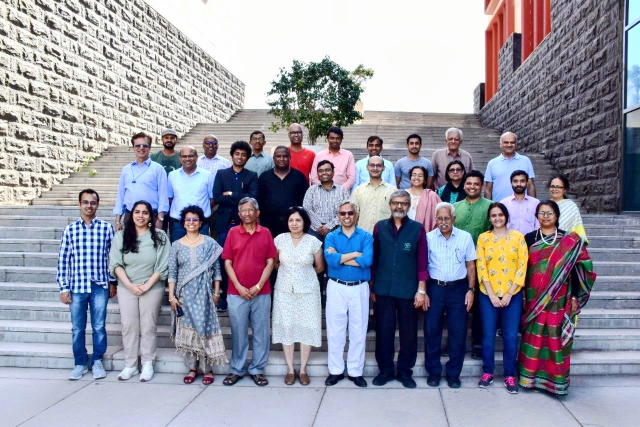
#> input picture Plaksha_Faculty.jpg, 1280 x 854 px, found by its file name (shown at 1/2 size)
$ jupyter execute 'Lab 5-Spring 2026.ipynb'
#> lines starting #> are read from the running program, lines starting #| are printed output that depends on the picture; after the words box and inside, x2 and y2 are one past the last pixel; in counts of white or black regions, pixels touching at a corner belong together
[cell 1]
import cv2
import numpy as np
import matplotlib.pyplot as plt
from sklearn.cluster import KMeans
from scipy.spatial import distance
from matplotlib.offsetbox import OffsetImage, AnnotationBbox

[cell 2]
# Read the image
img = cv2.imread("plaksha_Faculty.jpg")
#> img is the input picture: shape (854, 1280, 3); mean B, G, R 162.4, 149, 149.2

# Convert to grayscale
gray_img = cv2.cvtColor(img, cv2.COLOR_BGR2GRAY)
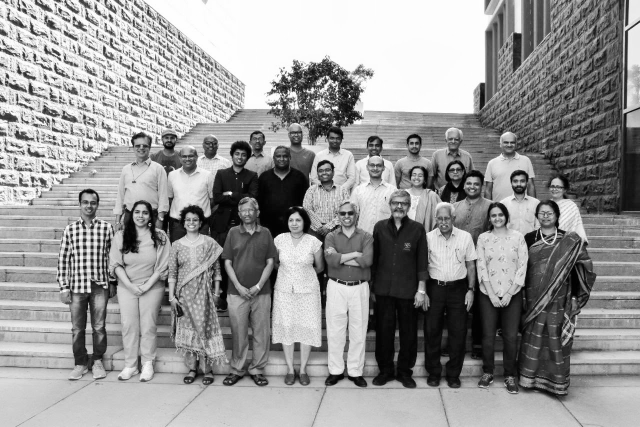
#> gray_img: shape (854, 1280) (shown at 1/2 size); min 0, max 255, mean 150.6

# Load Haar cascade
cascade_path = cv2.data.haarcascades
cascade_file = "haarcascade_frontalface_default.xml"
full_path = cascade_path + cascade_file
face_cascade = cv2.CascadeClassifier(full_path)

# Detect faces
faces_rect = face_cascade.detectMultiScale(
    gray_img,
    1.05,
    4,
    minSize=(25, 25),
    maxSize=(50, 50)
)
#> faces_rect = 30 rows, first 6: [322, 263, 33, 33], [654, 265, 31, 31], [500, 266, 30, 30], [892, 267, 31, 31], [409, 277, 28, 28], [812, 274, 34, 34]

# Draw rectangles
text = "Face"
font = cv2.FONT_HERSHEY_SIMPLEX
font_scale = 0.5
font_color = (0, 0, 255)
font_thickness = 1

for (x, y, w, h) in faces_rect:
    start_point = (x, y)
    end_point = (x + w, y + h)
    cv2.rectangle(img, start_point, end_point, (0, 0, 255), 2)

    text_position = (x, y - 5)
    cv2.putText(
        img,
        text,
        text_position,
        font,
        font_scale,
        font_color,
        font_thickness
    )
#> this loop made 30 passes
#> (x, y, w, h, end_point, text_position) on passes 1 to 12: (322, 263, 33, 33, (355, 296), (322, 258)), (654, 265, 31, 31, (685, 296), (654, 260)), (500, 266, 30, 30, (530, 296), (500, 261)), (892, 267, 31, 31, (923, 298), (892, 262)), (409, 277, 28, 28, (437, 305), (409, 272)), (812, 274, 34, 34, (846, 308), (812, 269)), (464, 296, 33, 33, (497, 329), (464, 291)), (632, 328, 34, 34, (666, 362), (632, 323)), (819, 337, 33, 33, (852, 370), (819, 332)), (570, 426, 39, 39, (609, 465), (570, 421)), (576, 253, 32, 32, (608, 285), (576, 248)), (1003, 273, 32, 32, (1035, 305), (1003, 268))
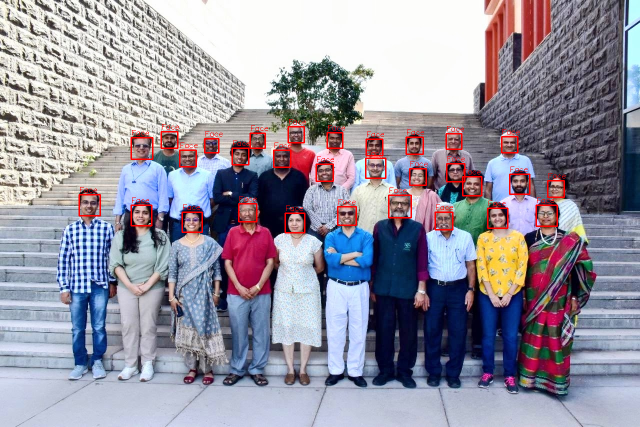
#> img: shape (854, 1280, 3) (shown at 1/2 size); 1.39% of pixels changed, all inside (x1, y1, x2, y2) = (157, 238, 1131, 467)

face_count = len(faces_rect)
#> face_count = 30
window_text = "Total number of face detected are " + str(face_count)
#> window_text = 'Total number of face detected are 30'
cv2.imshow(window_text, img)
cv2.waitKey(0)
cv2.destroyAllWindows()

[cell 3]
# Convert the image from BGR to HSV
img_hsv = cv2.cvtColor(img, cv2.COLOR_BGR2HSV)
#> img_hsv: shape (854, 1280, 3); mean H, S, V 85.8, 70.5, 173.5

# Lists to store features and face images
hue_saturation = []
face_images = []

# Extract face region features (Hue and Saturation)
for (x, y, w, h) in faces_rect:
    face = img_hsv[y:y + h, x:x + w]

    hue = np.mean(face[:, :, 0])
    saturation = np.mean(face[:, :, 1])

    hue_saturation.append((hue, saturation))
    face_images.append(face)
#> this loop made 30 passes
#> (x, y, w, h, hue, saturation) on passes 1 to 12: (322, 263, 33, 33, 59.29, 121.7), (654, 265, 31, 31, 50.4, 133.1), (500, 266, 30, 30, 34.12, 118.3), (892, 267, 31, 31, 81.31, 108.2), (409, 277, 28, 28, 108, 121.1), (812, 274, 34, 34, 62.79, 116.9), (464, 296, 33, 33, 42.56, 134.3), (632, 328, 34, 34, 81.22, 114.8), (819, 337, 33, 33, 36.69, 114.4), (570, 426, 39, 39, 55.81, 115.3), (576, 253, 32, 32, 78.22, 99.11), (1003, 273, 32, 32, 51.71, 106.9)
#> after the loop, face_images = 30 items; hue_saturation = 30 pairs, first value 23.14 to 120.8, second value 80.77 to 134.3

# Convert list to numpy array
hue_saturation = np.array(hue_saturation)

# Perform k-Means clustering
kmeans = KMeans(n_clusters=2)
kmeans.fit(hue_saturation)

# Create a figure and axis
fig, ax = plt.subplots(figsize=(12, 6))

# Plot the clustered faces with custom markers
for i, (x, y, w, h) in enumerate(faces_rect):
    resized_face = cv2.resize(face_images[i], (20, 20))
    rgb_face = cv2.cvtColor(resized_face, cv2.COLOR_HSV2RGB)

    im = OffsetImage(rgb_face)
    ab = AnnotationBbox(
        im,
        (hue_saturation[i, 0], hue_saturation[i, 1]),
        frameon=False,
        pad=0
    )

    ax.add_artist(ab)
    plt.plot(hue_saturation[i, 0], hue_saturation[i, 1])
#> this loop made 30 passes
#> (x, y, w, h) on passes 1 to 12: (322, 263, 33, 33), (654, 265, 31, 31), (500, 266, 30, 30), (892, 267, 31, 31), (409, 277, 28, 28), (812, 274, 34, 34), (464, 296, 33, 33), (632, 328, 34, 34), (819, 337, 33, 33), (570, 426, 39, 39), (576, 253, 32, 32), (1003, 273, 32, 32)
#> pass 1, `rgb_face = cv2.cvtColor(resized_face, cv2.COLOR_HSV2RGB)`:
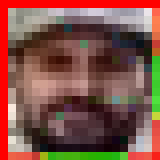
#> rgb_face: shape (20, 20, 3) (shown 8 times larger); mean R, G, B 128.4, 82.8, 71.5
#> after the loop:
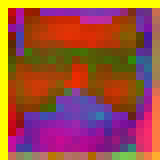
#> resized_face: shape (20, 20, 3) (shown 8 times larger); mean of channels 0, 1, 2 64.7, 81.5, 156; drawn as B, G, R
#> after the loop:
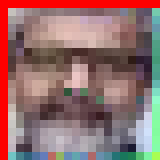
#> rgb_face: shape (20, 20, 3) (shown 8 times larger); mean R, G, B 146.5, 110.6, 108.8

# Labels and title
plt.xlabel("Hue")
plt.ylabel("Saturation")
plt.title("Face clustering using Hue and Saturation")
plt.grid(True)

# Show the plot
plt.show()
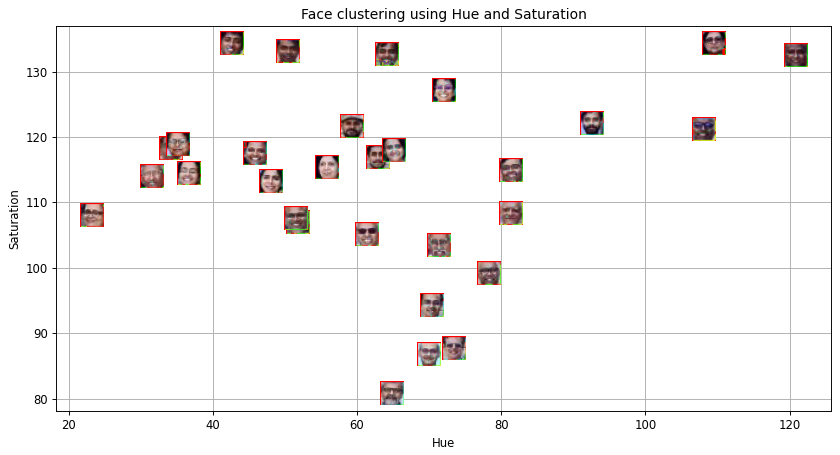
#> figure drawn by matplotlib, 1 panel

[cell 4]
# Create an empty list to store legend labels
legend_labels = []

# Create lists to store points for each cluster
cluster_0_points = []
cluster_1_points = []

# Scatter plot setup
fig, ax = plt.subplots(figsize=(12, 6))

for i, (x, y, w, h) in enumerate(faces_rect):
    if kmeans.labels_[i] == 0:
        cluster_0_points.append((hue_saturation[i, 0], hue_saturation[i, 1]))
    else:
        cluster_1_points.append((hue_saturation[i, 0], hue_saturation[i, 1]))
#> after the loop, cluster_0_points = [(59.29, 121.7), (50.4, 133.1), (34.12, 118.3), (62.79, 116.9), (42.56, 134.3), (36.69, 114.4), (55.81, 115.3), (51.71, 106.9), (64.15, 132.7), (45.8, 117.5), (23.14, 108), (31.55, 113.9), (48.03, 113.2), (51.53, 107.6), (61.3, 105.1), (65.06, 117.9), (35.11, 118.8)]; cluster_1_points = [(81.31, 108.2), (108, 121.1), (81.22, 114.8), (78.22, 99.11), (120.8, 132.5), (109.4, 134.3), (72, 127.1), (69.96, 86.68), (92.49, 122), (70.27, 94.28), (71.27, 103.4), (73.39, 87.63), (64.75, 80.77)]

# Convert lists to numpy arrays
cluster_0_points = np.array(cluster_0_points)
#> cluster_0_points = 17 rows, first 8: [59.29, 121.7], [50.4, 133.1], [34.12, 118.3], [62.79, 116.9], [42.56, 134.3], [36.69, 114.4], [55.81, 115.3], [51.71, 106.9]

# Plot points for cluster 0 in green
plt.scatter(
    cluster_0_points[:, 0],
    cluster_0_points[:, 1],
    c="green",
    label="Cluster 0"
)

cluster_1_points = np.array(cluster_1_points)
#> cluster_1_points = 13 rows, first 8: [81.31, 108.2], [108, 121.1], [81.22, 114.8], [78.22, 99.11], [120.8, 132.5], [109.4, 134.3], [72, 127.1], [69.96, 86.68]

# Plot points for cluster 1 in blue
plt.scatter(
    cluster_1_points[:, 0],
    cluster_1_points[:, 1],
    c="blue",
    label="Cluster 1"
)

# Calculate centroids
centroid_0 = np.mean(cluster_0_points, axis=0)
#> centroid_0 = [48.18, 117.4]
centroid_1 = np.mean(cluster_1_points, axis=0)
#> centroid_1 = [84.09, 108.6]

# Plot centroids
plt.scatter(
    centroid_0[0],
    centroid_0[1],
    marker="X",
    s=200,
    c="green",
    label="Centroid 0"
)

plt.scatter(
    centroid_1[0],
    centroid_1[1],
    marker="X",
    s=200,
    c="blue",
    label="Centroid 1"
)

# Labels, title, legend, grid
plt.xlabel("Hue")
plt.ylabel("Saturation")
plt.title("Scatter plot of face clusters using Hue and Saturation")
plt.legend()
plt.grid(True)

# Show the plot
plt.show()

[cell 5]
## Read the class of the template image 'Dr_Shashi_Tharoor.jpg' using cv2 and store it in template_img
template_img = cv2.imread("Dr_Shashi_Tharoor.jpg")
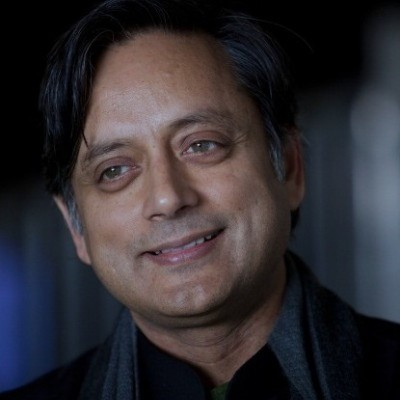
#> input picture Dr_Shashi_Tharoor.jpg, 400 x 400 px
#> template_img is the input picture: shape (400, 400, 3); mean B, G, R 49.8, 45.4, 49.1

# Detect face in the template image after converting it to gray and store it in template_faces
template_gray = cv2.cvtColor(template_img, cv2.COLOR_BGR2GRAY)
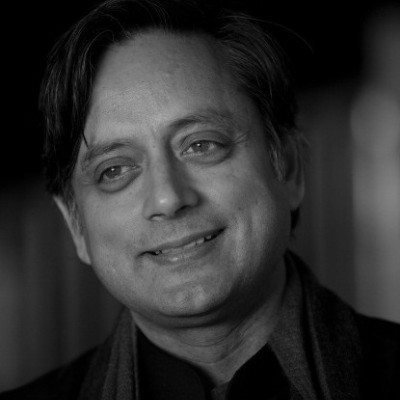
#> template_gray: shape (400, 400); min 0, max 188, mean 47
template_faces = face_cascade.detectMultiScale(template_gray, 1.05, 4)
#> template_faces = [[43, 60, 253, 253]]

# Draw rectangles around the detected faces
for (x, y, w, h) in template_faces:
    cv2.rectangle(template_img, (x, y), (x + w, y + h), (0, 255, 0), 3)
#> this loop made 1 pass
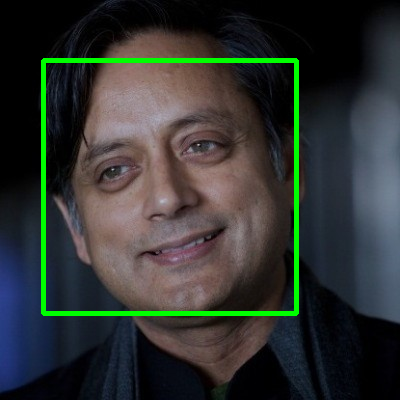
#> template_img: shape (400, 400, 3); 3.16% of pixels changed, all inside (x1, y1, x2, y2) = (41, 58, 299, 316)

cv2.imshow("Template image face detection", template_img)
cv2.waitKey(0)
cv2.destroyAllWindows()

[cell 6]
# Convert the template image to HSV color space
template_hsv = cv2.cvtColor(template_img, cv2.COLOR_BGR2HSV)
#> template_hsv: shape (400, 400, 3); mean H, S, V 66.7, 90.5, 64.6

# Extract hue and saturation features from the template image
template_hue = np.mean(template_hsv[:, :, 0])
#> template_hue = 66.72
template_saturation = np.mean(template_hsv[:, :, 1])
#> template_saturation = 90.52

# Prepare data for prediction
template_features = []
template_features.append((template_hue, template_saturation))
template_features = np.array(template_features)
#> template_features = [[66.72, 90.52]]

# Predict the cluster label for the template image
template_label = kmeans.predict(template_features)
#> template_label = [1]
template_label = template_label[0]
#> template_label = 1

# Create a figure and axis for visualization
fig, ax = plt.subplots(figsize=(12, 6))

# Plot the clustered faces with custom markers
for i, (x, y, w, h) in enumerate(faces_rect):
    if kmeans.labels_[i] == 0:
        color = 'red'
    else:
        color = 'blue'

    resized_face = cv2.resize(face_images[i], (20, 20))
    rgb_face = cv2.cvtColor(resized_face, cv2.COLOR_HSV2RGB)

    im = OffsetImage(rgb_face)
    ab = AnnotationBbox(
        im,
        (hue_saturation[i, 0], hue_saturation[i, 1]),
        frameon=False,
        pad=0
    )
    ax.add_artist(ab)

    plt.plot(
        hue_saturation[i, 0],
        hue_saturation[i, 1],
        'o',
        markersize=5,
        color=color
    )
#> this loop made 30 passes

# Plot the template image in the respective cluster
if template_label == 0:
    color = 'red'
else:
    color = 'blue'

resized_template = cv2.resize(template_img, (20, 20))
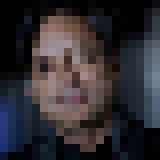
#> resized_template: shape (20, 20, 3) (shown 8 times larger); mean B, G, R 49.7, 45.2, 48.8
rgb_template = cv2.cvtColor(resized_template, cv2.COLOR_BGR2RGB)

im = OffsetImage(rgb_template)
ab = AnnotationBbox(
    im,
    (template_hue, template_saturation),
    frameon=False,
    pad=0
)
ax.add_artist(ab)

# Labels and title
plt.xlabel("Hue")
plt.ylabel("Saturation")
plt.title("Template face clustering using Hue and Saturation")
plt.grid(True)

# Show plot
plt.show()

[cell 7]
# Create an empty list to store legend labels
legend_labels = []

# Create lists to store points for each cluster
cluster_0_points = []
cluster_1_points = []

# Scatter plot setup
fig, ax = plt.subplots(figsize=(12, 6))

for i, (x, y, w, h) in enumerate(faces_rect):
    if kmeans.labels_[i] == 0:
        cluster_0_points.append((hue_saturation[i, 0], hue_saturation[i, 1]))
    else:
        cluster_1_points.append((hue_saturation[i, 0], hue_saturation[i, 1]))
#> after the loop, cluster_0_points = [(59.29, 121.7), (50.4, 133.1), (34.12, 118.3), (62.79, 116.9), (42.56, 134.3), (36.69, 114.4), (55.81, 115.3), (51.71, 106.9), (64.15, 132.7), (45.8, 117.5), (23.14, 108), (31.55, 113.9), (48.03, 113.2), (51.53, 107.6), (61.3, 105.1), (65.06, 117.9), (35.11, 118.8)]; cluster_1_points = [(81.31, 108.2), (108, 121.1), (81.22, 114.8), (78.22, 99.11), (120.8, 132.5), (109.4, 134.3), (72, 127.1), (69.96, 86.68), (92.49, 122), (70.27, 94.28), (71.27, 103.4), (73.39, 87.63), (64.75, 80.77)]

# Plot points for cluster 0 in green
cluster_0_points = np.array(cluster_0_points)
#> cluster_0_points = 17 rows, first 8: [59.29, 121.7], [50.4, 133.1], [34.12, 118.3], [62.79, 116.9], [42.56, 134.3], [36.69, 114.4], [55.81, 115.3], [51.71, 106.9]
plt.scatter(
    cluster_0_points[:, 0],
    cluster_0_points[:, 1],
    c="green",
    label="Cluster 0"
)

# Plot points for cluster 1 in blue
cluster_1_points = np.array(cluster_1_points)
#> cluster_1_points = 13 rows, first 8: [81.31, 108.2], [108, 121.1], [81.22, 114.8], [78.22, 99.11], [120.8, 132.5], [109.4, 134.3], [72, 127.1], [69.96, 86.68]
plt.scatter(
    cluster_1_points[:, 0],
    cluster_1_points[:, 1],
    c="blue",
    label="Cluster 1"
)

# Calculate centroids for both clusters
centroid_0 = np.mean(cluster_0_points, axis=0)
centroid_1 = np.mean(cluster_1_points, axis=0)

# Plot centroids
plt.scatter(
    centroid_0[0],
    centroid_0[1],
    marker="X",
    s=200,
    c="green",
    label="Centroid 0"
)

plt.scatter(
    centroid_1[0],
    centroid_1[1],
    marker="X",
    s=200,
    c="blue",
    label="Centroid 1"
)

# Plot template point
plt.plot(
    template_hue,
    template_saturation,
    marker="o",
    c="violet",
    markersize=10,
    label=f"Class{template_label}"
)

# Labels, legend, grid
plt.xlabel("Hue")
plt.ylabel("Saturation")
plt.title("Final clustering with template image")
plt.legend()
plt.grid(True)

# Show the plot
plt.show()
